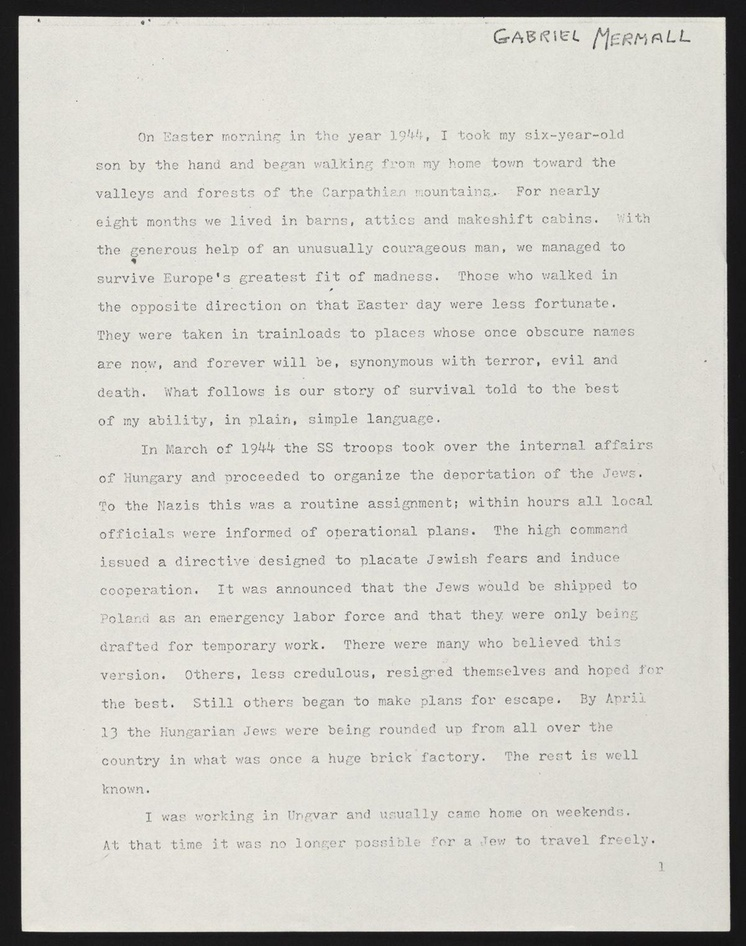
#> input picture data/page_01.jpg, 746 x 946 px, shrunk from 1200 x 1522 before the run
$ jupyter execute 02WorkingWithOpenCV.ipynb
#> lines starting #> are read from the running program, lines starting #| are printed output that depends on the picture; after the words box and inside, x2 and y2 are one past the last pixel; in counts of white or black regions, pixels touching at a corner belong together
# Preprocessing Images for OCR

## 00. Opening an Image

[cell 1]
import cv2
from matplotlib import pyplot as plt

image_file = "./data/page_01.jpg"
img = cv2.imread(image_file)
#> img is the input picture: shape (946, 746, 3); mean B, G, R 197.6, 204, 205.2
print("Image read into memory.")

### Helper function to display an image inline

[cell 2]
def display(im_path):
    dpi = 80
    im_data = plt.imread(im_path)

    height, width  = im_data.shape[:2]

    # What size does the figure need to be in inches to fit the image?
    figsize = width / float(dpi), height / float(dpi)

    # Create a figure of the right size with one axes that takes up the full figure
    fig = plt.figure(figsize=figsize)
    ax = fig.add_axes([0, 0, 1, 1])

    # Hide spines, ticks, etc.
    ax.axis('off')

    # Display the image.
    ax.imshow(im_data, cmap='gray')

    plt.show()

[cell 3]
# display(image_file)

## 01. Inverted Images

Inverting an image has to do with the inverting of pixels. White spectrum pixels will become black and vice-versa.

Note: Inverting an image is not a critical/widely used step in Tesseract 4. In fact, results can be negatively affected.

[cell 4]
inverted_image = cv2.bitwise_not(img)
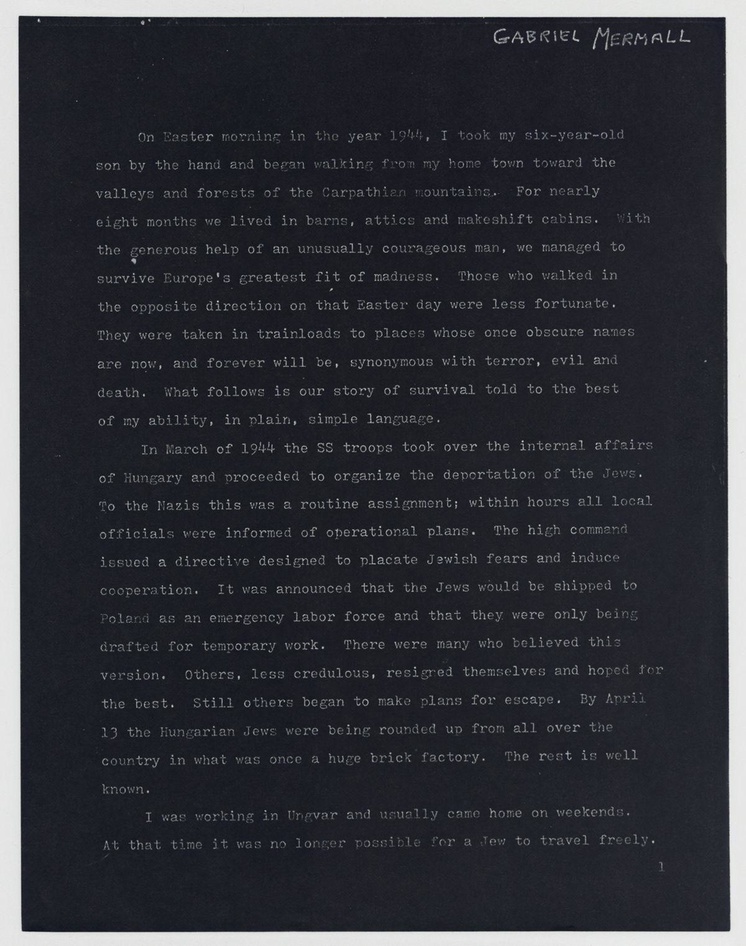
#> inverted_image: shape (946, 746, 3); mean B, G, R 57.4, 51, 49.8
cv2.imwrite("./temp/inverted.jpg", inverted_image)
#> Out = True

[cell 5]
# display("./temp/inverted.jpg")

## 02. Rescaling

We rescale because there is an optimal range our file can live in for best OCR results.

This range is defined by the height of the characters; also knows as DPI (dots per inch).

## 03. Binarization - CRITICAL STEP

The process of converting an image to black and white and increasing the contract between background and text.

In order for an image to be converted to black and white well, it must first be in gray scale.

This is a two step process:

    1. Process your image with a `grayscale` function.
    2. Run your image through the `cv2.threshold` function while manipulating threshold values.

### Helper function to grayscale an image

[cell 6]
def grayscale(image):
    return cv2.cvtColor(image, cv2.COLOR_BGR2GRAY)

[cell 7]
gray_image = grayscale(image=img)
cv2.imwrite("./temp/gray.jpg", gray_image)
#> Out = True

Often, the `cv2.threshold` values will start at 127 and 255 but with text, this is not always the best parameters to star with.

For faded images of text, start with 200 and 230.

[cell 8]
thresh, im_bw = cv2.threshold(gray_image, 200, 230, cv2.THRESH_BINARY)
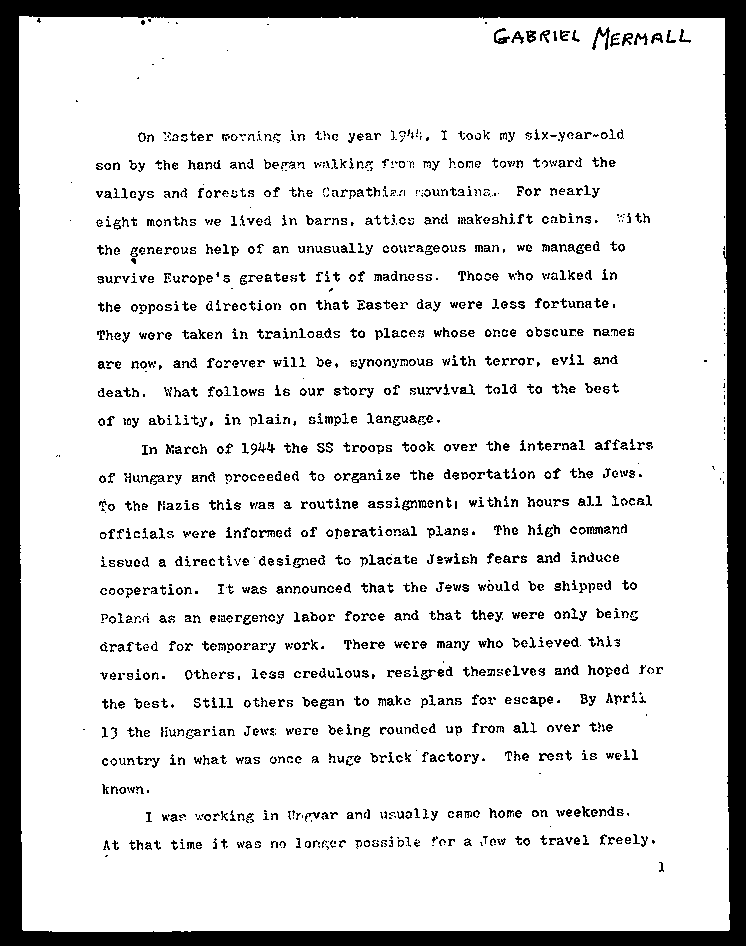
#> im_bw: shape (946, 746); values 0 (black) and 230 (white), 86% white; 1591 black regions (419 under 20 px), largest, box (x1, y1, x2, y2) and area: (0, 0, 746, 946) 60110, (592, 27, 610, 50) 141, (494, 28, 510, 44) 109
cv2.imwrite("./temp/bw_image.jpg", im_bw)
#> Out = True

## O3. Noise Removal

[cell 9]
def noise_removal(image):
    import numpy as np
    kernel = np.ones((1, 1), np.uint8)
    image = cv2.dilate(image, kernel, iterations=1)
    kernel = np.ones((1, 1), np.uint8)
    image = cv2.erode(image, kernel, iterations=1)
    image = cv2.morphologyEx(image, cv2.MORPH_CLOSE, kernel)
    image = cv2.medianBlur(image, 3)
    return (image)

[cell 10]
no_noise = noise_removal(im_bw)
#> in noise_removal, `image = cv2.medianBlur(image, 3)`: image: shape (946, 746); values 0 (black) and 230 (white), 86.9% white; 1853 black regions (1087 under 20 px), largest, box (x1, y1, x2, y2) and area: (0, 0, 746, 946) 60125, (579, 526, 610, 534) 150, (592, 27, 610, 50) 142
cv2.imwrite("./temp/no_noise.png", no_noise)
#> Out = True

## 05. Dilation and Erosion

This process is used to adjust font size and is to be implemented after noise is taken out of the image.

Note: Dilation and Erosion are both meant to handle black background images with white text; so inversion MUST be performed before calling this function. Otherwise, we will get opposite results.

The actual text erosion is most affected via the `kernel` variable so testing should begin here. Increase/Decrease to get desired results.

[cell 11]
def thin_font(image):
    import numpy as np
    inverted_image = cv2.bitwise_not(image)
    kernel = np.ones((2,2),np.uint8)
    eroded_image = cv2.erode(inverted_image, kernel, iterations=1)
    image = cv2.bitwise_not(eroded_image)
    return (image)

[cell 12]
eroded_image = thin_font(no_noise)
#> in thin_font, `eroded_image = cv2.erode(inverted_image, kernel, iterations=1)`: eroded_image: shape (946, 746); values 25 (black) and 255 (white), 10.1% white; 1871 white regions (1777 under 20 px), largest, box (x1, y1, x2, y2) and area: (0, 0, 746, 946) 58470, (495, 29, 509, 44) 66, (593, 29, 610, 49) 62
cv2.imwrite("./temp/eroded_img.png", eroded_image)
#> Out = True

[cell 13]
def thick_font(image):
    import numpy as np
    inverted_image = cv2.bitwise_not(image)
    kernel = np.ones((2,2),np.uint8)
    dilated_image = cv2.dilate(inverted_image, kernel, iterations=1)
    image = cv2.bitwise_not(dilated_image)
    return (image)

[cell 14]
dilated_image = thick_font(no_noise)
#> in thick_font, `dilated_image = cv2.dilate(inverted_image, kernel, iterations=1)`:
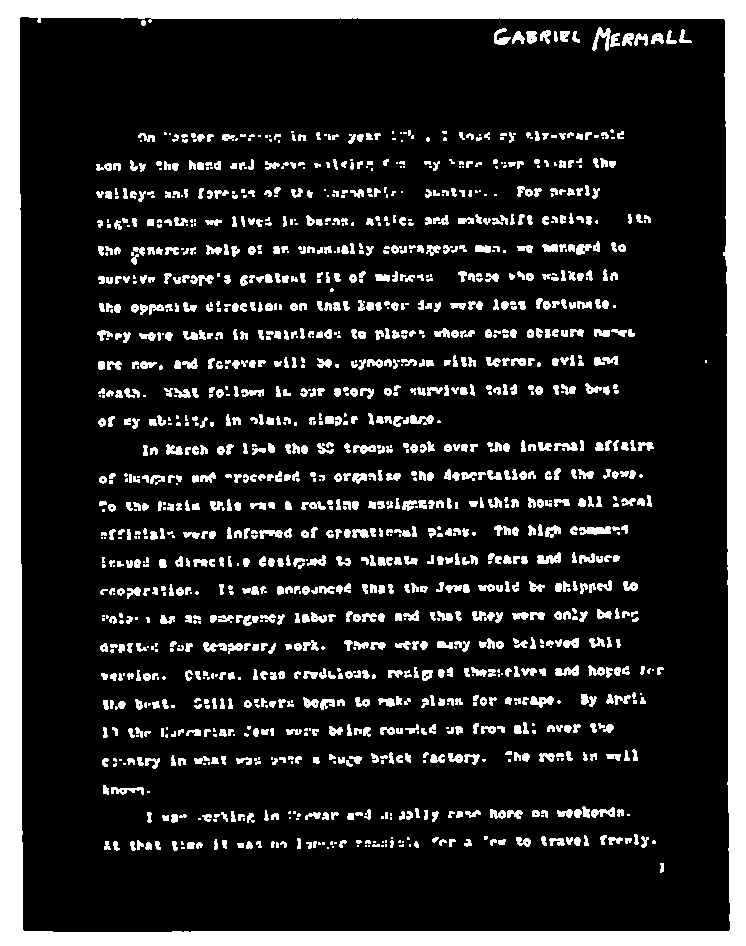
#> dilated_image: shape (946, 746); values 25 (black) and 255 (white), 16.6% white; 1427 white regions (390 under 20 px), largest, box (x1, y1, x2, y2) and area: (0, 0, 746, 946) 61804, (579, 526, 611, 535) 213, (592, 27, 611, 51) 209
cv2.imwrite("./temp/dilated_image.jpg", dilated_image)
#> Out = True

## 06: Rotation / Deskewing

Pre-reqs needed before rotating/deskewing:

    1. Text must be vertically aligned and in a horizontal straight line.
    2. Image cannot have a border.

### Helper function to rotate and deskew an image.

[cell 15]
#https://becominghuman.ai/how-to-automatically-deskew-straighten-a-text-image-using-opencv-a0c30aed83df
"""
    This function at a high level captures the angle of text and determines the best adjustment to rotate.

    Returns:
        _type_: _description_
"""
import numpy as np

def getSkewAngle(cvImage) -> float:
    # Prep image, copy, convert to gray scale, blur, and threshold
    newImage = cvImage.copy()
    gray = cv2.cvtColor(newImage, cv2.COLOR_BGR2GRAY)
    blur = cv2.GaussianBlur(gray, (9, 9), 0)
    thresh = cv2.threshold(blur, 0, 255, cv2.THRESH_BINARY_INV + cv2.THRESH_OTSU)[1]

    # Apply dilate to merge text into meaningful lines/paragraphs.
    # Use larger kernel on X axis to merge characters into single line, cancelling out any spaces.
    # But use smaller kernel on Y axis to separate between different blocks of text
    kernel = cv2.getStructuringElement(cv2.MORPH_RECT, (30, 5))
    dilate = cv2.dilate(thresh, kernel, iterations=2)

    # Find all contours
    contours, hierarchy = cv2.findContours(dilate, cv2.RETR_LIST, cv2.CHAIN_APPROX_SIMPLE)
    contours = sorted(contours, key = cv2.contourArea, reverse = True)
    for c in contours:
        rect = cv2.boundingRect(c)
        x,y,w,h = rect
        cv2.rectangle(newImage,(x,y),(x+w,y+h),(0,255,0),2)

    # Find largest contour and surround in min area box
    largestContour = contours[0]
    print (len(contours))
    minAreaRect = cv2.minAreaRect(largestContour)
    cv2.imwrite("temp/boxes.jpg", newImage)
    # Determine the angle. Convert it to the value that was originally used to obtain skewed image
    angle = minAreaRect[-1]
    if angle < -45:
        angle = 90 + angle
    return -1.0 * angle
# Rotate the image around its center
def rotateImage(cvImage, angle: float):
    newImage = cvImage.copy()
    (h, w) = newImage.shape[:2]
    center = (w // 2, h // 2)
    M = cv2.getRotationMatrix2D(center, angle, 1.0)
    newImage = cv2.warpAffine(newImage, M, (w, h), flags=cv2.INTER_CUBIC, borderMode=cv2.BORDER_REPLICATE)
    return newImage

[cell 16]
# Deskew image
def deskew(cvImage):
    angle = getSkewAngle(cvImage)
    return rotateImage(cvImage, -1.0 * angle)

[cell 17]
new = cv2.imread("./data/page_01_rotated.JPG")
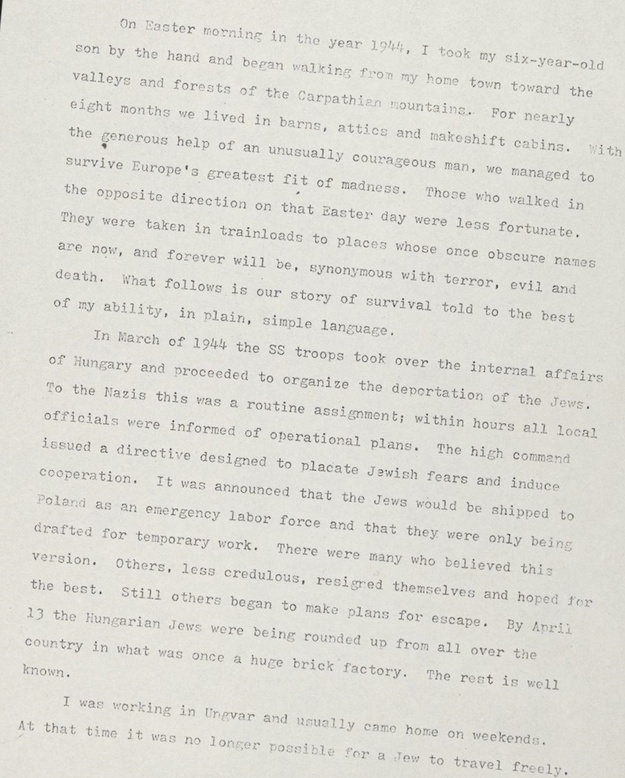
#> input picture data/page_01_rotated.JPG, 625 x 778 px, shrunk from 1006 x 1251 before the run
#> new is the input picture: shape (778, 625, 3); mean B, G, R 212.4, 219.3, 220.6
fixed = deskew(new)
#> in getSkewAngle, `thresh = cv2.threshold(blur, 0, 255, cv2.THRESH_BINARY_INV + cv2.THRES..`: thresh: shape (778, 625); 17.7% white; 388 white regions (15 under 20 px), largest, box (x1, y1, x2, y2) and area: (391, 383, 484, 401) 865, (313, 405, 405, 424) 808, (269, 431, 360, 447) 803
#> in getSkewAngle, `dilate = cv2.dilate(thresh, kernel, iterations=2)`:
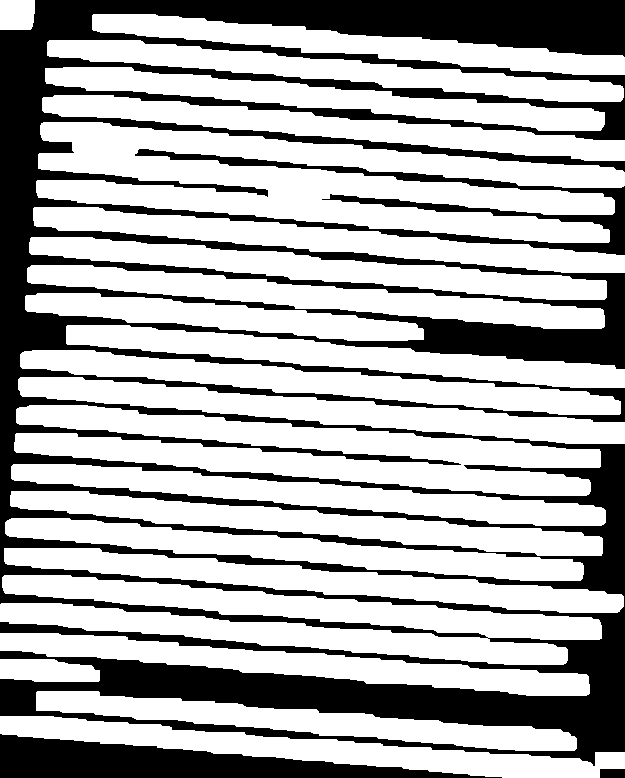
#> dilate: shape (778, 625); 66.8% white; 3 black regions
#> in getSkewAngle, `contours, hierarchy = cv2.findContours(dilate, cv2.RETR_LIST, cv2.CHAI..`: contours = 23 contours; largest, box (x1, y1, x2, y2) and area: (36, 122, 625, 243) 37616, (14, 405, 601, 496) 25440, (0, 575, 602, 665) 25145, (18, 377, 625, 444) 13385, (4, 548, 624, 613) 13322
#> the loop in getSkewAngle, `for c in contours:` made 23 passes
#> (x, y, w, h) on passes 1 to 12: (36, 122, 589, 121), (14, 405, 587, 91), (0, 575, 602, 90), (18, 377, 607, 67), (4, 548, 620, 65), (20, 350, 601, 65), (0, 716, 625, 62), (10, 491, 593, 65), (11, 464, 595, 62), (33, 207, 592, 66), (0, 633, 590, 63), (27, 265, 578, 64)
#> after the loop in getSkewAngle, `for c in contours:`:
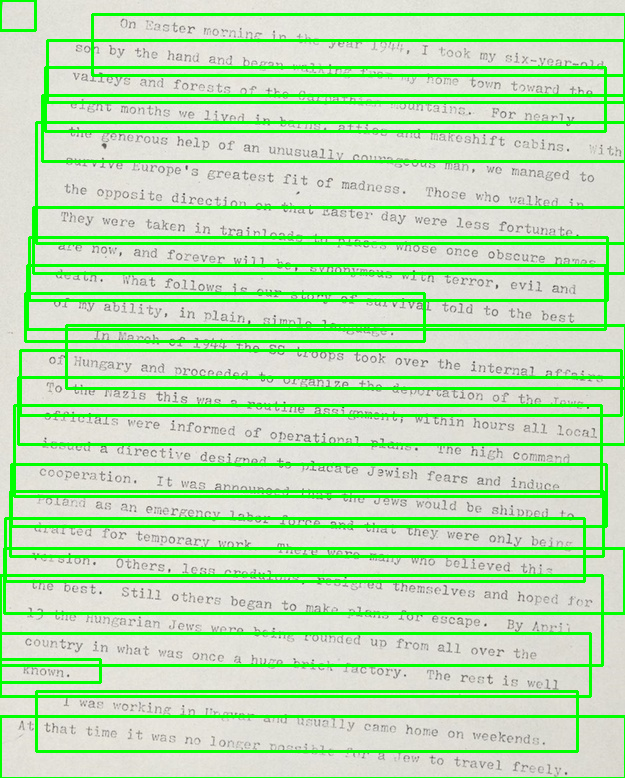
#> newImage: shape (778, 625, 3); 16.11% of pixels changed, all inside (x1, y1, x2, y2) = (0, 0, 625, 778)
#> in getSkewAngle, `largestContour = contours[0]`: largestContour = contour of 471 points, box (x1, y1, x2, y2) (36, 122, 625, 243), area 37616
#| 23
#> in getSkewAngle, `minAreaRect = cv2.minAreaRect(largestContour)`: minAreaRect = ((329.6, 183.1), (82.65, 587), -85.02)
#> in getSkewAngle, `angle = minAreaRect[-1]`: angle = -85.02
#> in getSkewAngle, `angle = 90 + angle`: angle = 4.98
#> in deskew, `angle = getSkewAngle(cvImage)`: angle = -4.98
#> in rotateImage, `M = cv2.getRotationMatrix2D(center, angle, 1.0)`: M = [[0.996, 0.0869, -32.61], [-0.0869, 0.996, 28.57]]
cv2.imwrite("./temp/rotated_fixed.jpg", fixed)
#> Out = True

## 07. Removing Borders

[cell 18]
display("./temp/no_noise.png")
#> in display, `im_data = plt.imread(im_path)`: im_data: shape (946, 746) float32; values 0 (black) and 0.902 (white), 86.9% white; 1853 black regions (1087 under 20 px)

[cell 19]
def remove_borders(image):
    contours, heiarchy = cv2.findContours(image, cv2.RETR_EXTERNAL, cv2.CHAIN_APPROX_SIMPLE)
    cntsSorted = sorted(contours, key=lambda x:cv2.contourArea(x))
    cnt = cntsSorted[-1]
    x, y, w, h = cv2.boundingRect(cnt)
    crop = image[y:y+h, x:x+w]
    return (crop)

[cell 20]
no_borders = remove_borders(no_noise)
#> in remove_borders, `contours, heiarchy = cv2.findContours(image, cv2.RETR_EXTERNAL, cv2.CH..`: contours = 1 contour; box (x1, y1, x2, y2) and area: (19, 16, 730, 932) 643972; heiarchy = [[-1, -1, -1, -1]]
#> in remove_borders, `cntsSorted = sorted(contours, key=lambda x:cv2.contourArea(x))`: cntsSorted has the same summary as contours
#> in remove_borders, `cnt = cntsSorted[-1]`: cnt = contour of 134 points, box (x1, y1, x2, y2) (19, 16, 730, 932), area 643972
#> in remove_borders, `x, y, w, h = cv2.boundingRect(cnt)`: x = 19; y = 16; w = 711; h = 916
#> in remove_borders, `crop = image[y:y+h, x:x+w]`:
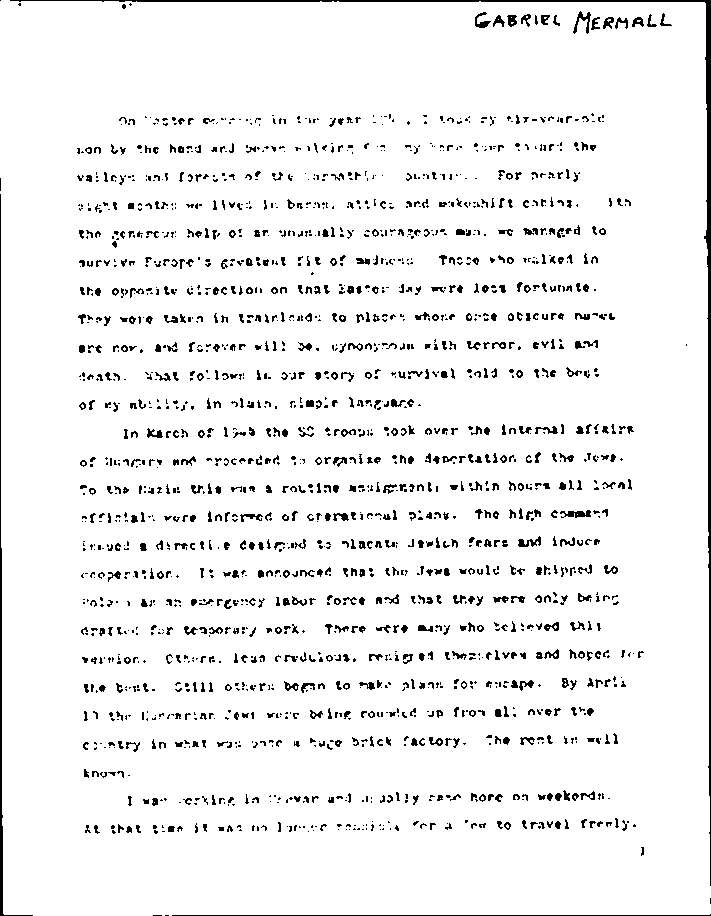
#> crop: shape (916, 711); values 0 (black) and 230 (white), 94.2% white; black in thin lines or dots
cv2.imwrite("./temp/no_borders.jpg", no_borders)
#> Out = True
# display('./temp/no_borders.jpg')

## 08.Adding Borders

We need to add borders because by default, the models were trained with some borders.

[cell 21]
# border color = white RGB code
color = [255, 255, 255]
# border array
top, bottom, left, right = [150]*4

[cell 22]
image_with_border = cv2.copyMakeBorder(no_borders, top, bottom, left, right, cv2.BORDER_CONSTANT, value=color)
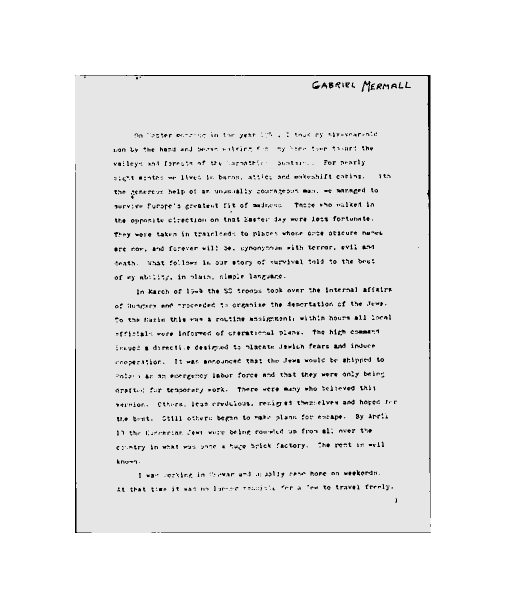
#> image_with_border: shape (1216, 1011) (shown at 1/2 size); min 0, max 255, mean 234.7
cv2.imwrite("./temp/image_with_border.jpg", image_with_border)
display("./temp/image_with_border.jpg")
